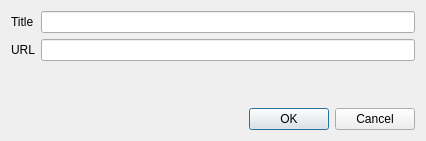
<?xml version="1.0" encoding="UTF-8"?>
<ui version="4.0">
 <class>CBookmarkEditDialog</class>
 <widget class="QDialog" name="CBookmarkEditDialog">
  <property name="geometry">
   <rect>
    <x>0</x>
    <y>0</y>
    <width>426</width>
    <height>141</height>
   </rect>
  </property>
  <property name="windowTitle">
   <string>Dialog</string>
  </property>
  <layout class="QVBoxLayout" name="verticalLayout">
   <item>
    <layout class="QGridLayout" name="gridLayout">
     <item row="0" column="0">
      <widget class="QLabel" name="label_title">
       <property name="text">
        <string>Title</string>
       </property>
      </widget>
     </item>
     <item row="1" column="0">
      <widget class="QLabel" name="label_url">
       <property name="text">
        <string>URL</string>
       </property>
      </widget>
     </item>
     <item row="0" column="1">
      <widget class="QLineEdit" name="lineEdit_title"/>
     </item>
     <item row="1" column="1">
      <widget class="QLineEdit" name="lineEdit_url"/>
     </item>
    </layout>
   </item>
   <item>
    <spacer name="verticalSpacer">
     <property name="orientation">
      <enum>Qt::Vertical</enum>
     </property>
     <property name="sizeHint" stdset="0">
      <size>
       <width>20</width>
       <height>37</height>
      </size>
     </property>
    </spacer>
   </item>
   <item>
    <widget class="QDialogButtonBox" name="buttonBox">
     <property name="orientation">
      <enum>Qt::Horizontal</enum>
     </property>
     <property name="standardButtons">
      <set>QDialogButtonBox::Cancel|QDialogButtonBox::Ok</set>
     </property>
    </widget>
   </item>
  </layout>
 </widget>
 <resources/>
 <connections>
  <connection>
   <sender>buttonBox</sender>
   <signal>accepted()</signal>
   <receiver>CBookmarkEditDialog</receiver>
   <slot>accept()</slot>
   <hints>
    <hint type="sourcelabel">
     <x>248</x>
     <y>254</y>
    </hint>
    <hint type="destinationlabel">
     <x>157</x>
     <y>274</y>
    </hint>
   </hints>
  </connection>
  <connection>
   <sender>buttonBox</sender>
   <signal>rejected()</signal>
   <receiver>CBookmarkEditDialog</receiver>
   <slot>reject()</slot>
   <hints>
    <hint type="sourcelabel">
     <x>316</x>
     <y>260</y>
    </hint>
    <hint type="destinationlabel">
     <x>286</x>
     <y>274</y>
    </hint>
   </hints>
  </connection>
 </connections>
</ui>
